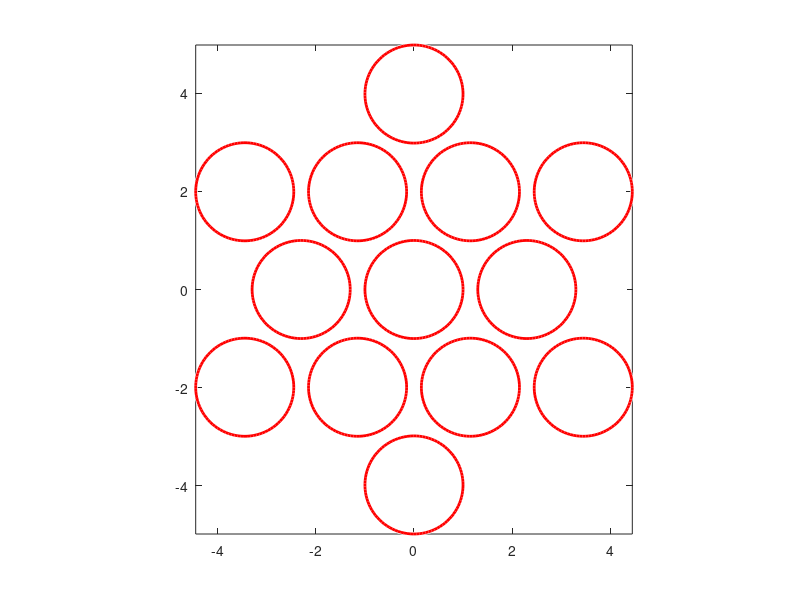

The MATLAB script that drew this image: (Note: this script raises an error after producing the figure.)

w = 0.3;
r = 1;

Rh = zeros(2,11);

% nearest neighbor
for jj = 0:2:10
    ang = jj*pi/6;
    Rh(:, jj+1) = (2*r+w)*[cos(ang);sin(ang)];
end

% next nearest neight
for jj = 1:2:11
    ang = (jj-1)*pi/6 + pi/6;
    Rh(:, jj+1) = sqrt(3)*(2*r+w)*[cos(ang);sin(ang)];
end

box on;
viscircles([Rh,[0;0]]', r*ones(13,1));
axis image;
% %% this is the part the generates the permutation of symbols
% allsymbols = 0:11;
% np = 6;
% tmpsblseq = zeros(1, 2);
% NSYMS = 12;
% for ii = 1:NSYMS^np
%     n1 = ii;
%     for jj = 1:np %% determine the digits of the sequence
%         n2 = rem(n1,NSYMS);
%         n1 = fix(n1/NSYMS);
%         tmpsblseq(ii,jj) = n2;
%     end
% end


%%
clear;
np = 3;
tmpsblseq = genNecklaces(np, 12);

% now let us do the symbol reduction for the hard disk 
sblseq = [];
[nx, ~] = size(tmpsblseq);
for ii = 1:nx
    tp = tmpsblseq(ii, :);
    tp = [tp, tp(1)]; % make this periodic to check the last symbol
    test = 1;
    for jj = 2:np+1
        if tp(jj) == tp(jj-1)
            test = 0;
            break;
        end
        numdiff = abs(tp(jj) - tp(jj - 1));
        if numdiff > 6
            numdiff = 12 - numdiff;
        end
        if mod(tp(jj - 1), 2) % odd, change of number should be at least 3
           if numdiff < 3
               test = 0;
               break;
           end
        else
            % even, change of number should be at least 2
           if numdiff < 2
               test = 0;
               break;
           end
        end
    end
    if test == 0
        disp('not a valid sequence for current prunning')
    else
        tp = tp(1:np);
        [~,index] = min(tp(1:np));
        tp = [tp(index:end), tp(1:index-1)];
        sblseq = [sblseq;tp(1:np)];
    end
end

sblseq = unique(sblseq, 'rows');



[sbmat, thmat] = linkminsearch(sblseq);


%%
[nx, ny] = size(sbmat);
for num = 96
tmpseq = sbmat(num, :);
newth = thmat(num, :);

clear Rv rv
linknum = tmpseq(1)+1;
Rv(:,1) = [0;0];
rv(:,1) = r*[cos(newth(1));sin(newth(1))];


for ii = 2: length(tmpseq)
    Rv(:,ii) = Rh(:, linknum) + Rv(:,ii - 1);
    rv(:,ii) = Rv(:,ii) + r*[cos(newth(ii));sin(newth(ii))];
    linknum = tmpseq(ii)+1;
end
Rv(:,ii+1) = Rh(:, linknum) + Rv(:,ii);
rv(:,ii+1) = Rv(:,ii+1) + r*[cos(newth(1));sin(newth(1))];
linknum = tmpseq(1)+1;
Rv(:,ii+2) = Rh(:, linknum) + Rv(:,ii+1);
rv(:,ii+2) = Rv(:,ii+2) + r*[cos(newth(2));sin(newth(2))];


viscircles(Rv', r*ones(length(Rv),1));
hold on;
plot(Rv(1, :), Rv(2, :), 'o')
plot(rv(1, :), rv(2, :), '-o')
axis image;
% 
end

%%
% check for intersection to determine the validity of the path
% given a symbol and two theta

jj = 2
symbol = sbmat(num, jj);
R(:,1) = [0;0]; % due to translational symmetry
R(:,2) = Rh(:,symbol+1);

% assume those angles are are provided
th1 = thmat(num, jj);
sndidx = jj+1;
if jj+1 > np
    sndidx = 1;
end
th2 = thmat(num, sndidx);
%
pt1 = R(:,1) + r*[cos(th1);sin(th1)];
pt2 = R(:,2) + r*[cos(th2);sin(th2)];
seg = pt2 - pt1;
seglen = sqrt(dot(seg,seg));
seghat = seg/seglen;
cr(:, 1) = R(:,1) - pt1;
cr(:, 2) = R(:,2) - pt1;

if mod(symbol, 2)
    R(:,3) = Rh(:,mod(symbol-1,12)+1);
    R(:,4) = Rh(:,mod(symbol+1,12)+1);
else
    R(:,3) = Rh(:,mod(symbol-2,12)+1);
    R(:,4) = Rh(:,mod(symbol+2,12)+1);
end

cr(:, 3) = R(:,3) - pt1;
cr(:, 4) = R(:,4) - pt1;
test = 0;
projm = zeros(2,4);
for ii = 1:4
    proj = dot(cr(:, ii),seghat);
    if proj < 0 || proj > seglen
        continue;
    else
       projv = proj*seghat;
       distv = pt1 + projv - R(:,ii);
       projm(:,ii) = projv+pt1;
       distl = sqrt(dot(distv, distv));
       if distl < r
           test  = 1;
           break;
       end
    end
end

% close gcf
viscircles(R', r*ones(length(R),1));
line([pt1(1),pt2(1)], [pt1(2),pt2(2)]); hold on;
plot(projm(1,:),projm(2,:),'o')
axis image


%%
clear
w = 0.30;

for ii = 2:8
    tmp = importdata(strcat('cpp/w=', num2str(w, '%2.2f'), '/l', num2str(ii), '.txt'));
    sbmat = tmp(:, 1:ii);
    thmat = tmp(:, ii+1:end);
    [sbmat, thmat] = removedup(ii, sbmat, thmat);
    save(strcat('period_', num2str(ii), '.mat'), 'sbmat', 'thmat');
end
clear sbmat thmat tmp;

r = 1;

Rh = zeros(2,11);

% nearest neighbor
for jj = 0:2:10
    ang = jj*pi/6;
    Rh(:, jj+1) = (2*r+w)*[cos(ang);sin(ang)];
end

% next nearest neight
for jj = 1:2:11
    ang = (jj-1)*pi/6 + pi/6;
    Rh(:, jj+1) = sqrt(3)*(2*r+w)*[cos(ang);sin(ang)];
end

%%

for np = 2:8
    load(strcat('period_',num2str(np)));
    lambdas = [];
    [nx,ny] = size(sbmat);
    Rv = zeros(2, ny+1);
    rv = zeros(2, ny+1);
    Nv = zeros(2, 1);
    Tv = 0;
    for num = 1:nx

        tmpseq = sbmat(num, :);
        newth  = thmat(num, :);

        linknum = tmpseq(1)+1;
        
        Rv(:,1) = [0;0];
        rv(:,1) = r*[cos(newth(1));sin(newth(1))];

        for ii = 2: ny
            Rv(:,ii) = Rh(:, linknum) + Rv(:,ii - 1);
            rv(:,ii) = Rv(:,ii) + r*[cos(newth(ii));sin(newth(ii))];
            linknum = tmpseq(ii)+1;
        end
        Rv(:,ii+1) = Rh(:,linknum) + Rv(:,ii);
        rv(:,ii+1) = Rv(:,ii+1) + r*[cos(newth(1));sin(newth(1))];
        jac = diag([1, 1]);
        % newth = [newth,newth(1)];
        for ii = 1:ny
            th = newth(ii);
            tmpvec1 = r*[cos(th);sin(th)];
            tmpvec2 = rv(:,ii+1)-rv(:,ii);
            lenvec2 = sqrt(dot(tmpvec2, tmpvec2)); %% flight time
            cosph = dot(tmpvec2,tmpvec1)/(r*lenvec2);
            jac = [1,lenvec2;0,1]*[1,0;2/(r*cosph),1] * jac;
        end
        lambda = eig(jac);
        lambdae = max(abs(lambda));
        lambdas(num) = lambdae; %% stability
        Nv(:, num) = rv(:, end) - rv(:, 1); %% displacement
        Tv(num) = sum(sqrt(sum(diff(rv, 1, 2).^2, 1))); %%flight time
    end
    Nvmat{np} = Nv;
    Tvmat{np} = Tv;
    lambdamat{np} = lambdas;

end
%%
tp = [];
np = [];
nv = [];
tv = [];
Tv = [];
zeta = [];
Mv = [];
Nxx = [];
Nyy = [];
for ii = 2:length(lambdamat)
    tp = [tp,lambdamat{ii}];
    np = [np,ii*ones(1,length(lambdamat{ii}))];
    nv = [nv, Nvmat{ii}];
    tv = [tv, Tvmat{ii}];
end
mv = log(tp);
tp = 1./tp;



j = 1;
for i = 2:length(lambdamat)
    j
    zeta(j) = 1-zetaderivest(i, np, tp);
    Tv(j) = zetaderivest(i, np, tp, tv);
    Mv(j) = zetaderivest(i, np, tp, mv);
    Nxx(j) = zetaderivest(i, np, tp, nv(1, :), nv(1, :));
    Nyy(j) = zetaderivest(i, np, tp, nv(2, :), nv(2, :));
    j = j+1;
end

lyapunov = Mv./Tv;
diffcoef = (Nxx + Nyy)./(2*2*Tv);

%%

for ii = 2:length(lambdamat)
    floq{ii} = log(lambdamat{ii})./Tvmat{ii};
end

%%

save('results.mat', 'Nvmat', 'Tvmat', 'lambdamat', 'floq', 'tp', 'np', 'nv', 'tv', 'mv', 'zeta', 'Mv', 'Tv', 'Nxx', 'Nyy', 'lyapunov', 'diffcoef');

%%
for ii = 2:8
    nvtmp = Nvmat{ii};
    tmpnxy = round(linsolve((2*r+w)*[1,0.5;0,sqrt(3)/2], nvtmp));
    Nxymat{ii} = tmpnxy;
end

%%

